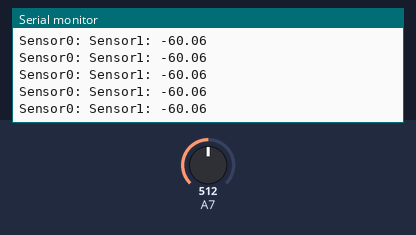
Bench run of a sketch on a simulated Arduino Nano, built with avr-gcc and run on an emulated ATmega328P. Shown: the last lines printed to the serial monitor. The inputs (shaded band) are chosen by the test bench; at power-on: A7 = 512.

Above: at 1.2 s.
1.3 s: A7 set to 716
At 1.31 s:
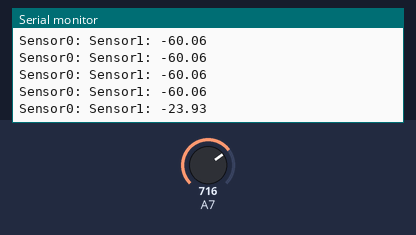
2.8 s: A7 set to 900
At 2.82 s:
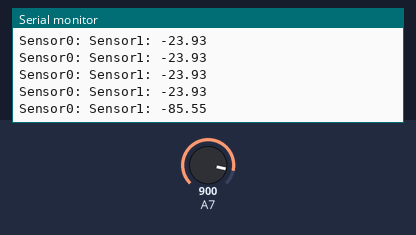
Timing chart, 0 to 5.8 s (numbered marks = the images above; inputs shaded):
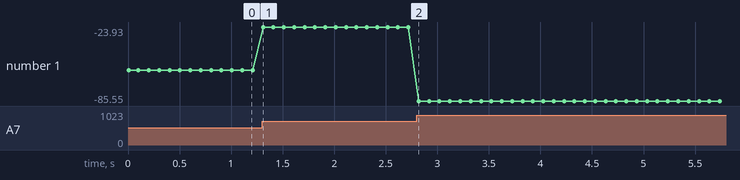

Measured:
- after the input at 1.3 s, the serial monitor: prints a new line at once (image 1)
- after the input at 2.8 s, the serial monitor: prints a new line at once (image 2)
- plotted number 1: -60.06 → -23.93 after the input at 1.3 s, -23.93 → -85.55 after the input at 2.8 s

The sketch:

Pressure_sensor.ino
```cpp
// Flexiforce quick start example
// Reads A0 every 100ms and sends voltage value over serial
#define sensor0_pin = A0;
#define sensor1_pin = A1;

int sensor0_value;
int sensor1_value;

float voltage0;
float voltage1;

void setup() {
  // Start serial at 9600 baud
  Serial.begin(9600);
  Serial.println("starts");
}

void loop(){
  // Read the input on analog pin 0:
  //sensor0_value = analogRead(A0);
  sensor1_value = analogRead(A7);

  // Convert the analog reading (which goes from 0 - 1023) to a voltage (0 - 5V):
  //voltage0 = sensor0_value * 1000 * (5.0 / 1023.0);
  voltage1 = sensor1_value * 1000 * (5.0 / 1023.0);

  // Print out the value you read:
  Serial.print("Sensor0: ");
  //Serial.print(voltage0);
  Serial.print("Sensor1: ");
  Serial.println(voltage1);

  // Wait 100 milliseconds
  delay(100);
}
```
